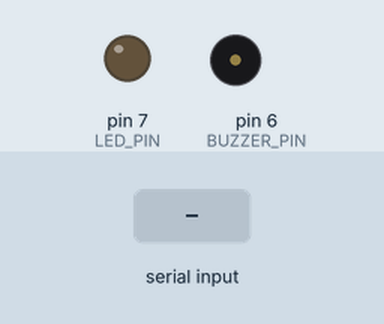
A sketch run on a simulated Arduino Uno, built with avr-gcc and run on an emulated ATmega328P. Shown: output pins drawn as LEDs (lit = HIGH), buzzer (waves = sounding). The test bench sets the inputs (shaded band). What the sketch prints to the serial monitor is not drawn.

Above: at 2.3 s.
2.4 s: "UNAUTHORIZED\n" received over Serial
At 2.48 s:
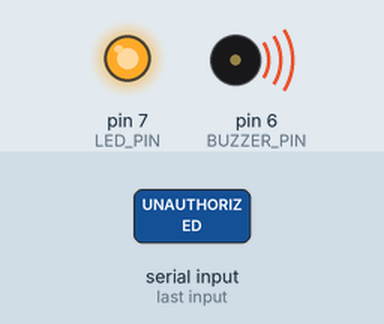
5.4 s: "AUTHORIZED\n" received over Serial
At 6.5 s:
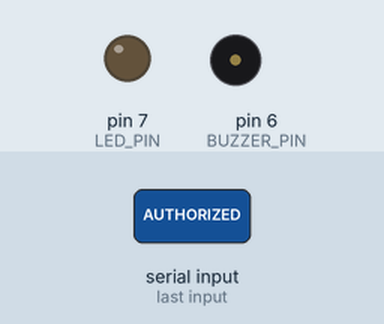
6.9 s: "1\n" received over Serial
At 7.47 s:
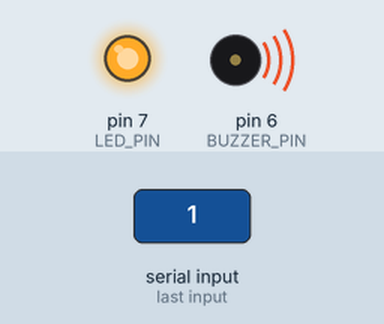
Timing chart, 0 to 15.9 s (numbered marks = the images above; inputs shaded):
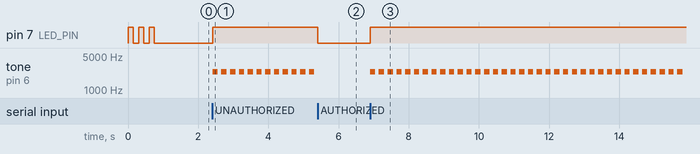

The sketch:

visionguard_alert.ino
```cpp
/*
 * ============================================================================
 * VisionGuard - Hardware Alert System Firmware
 * Hardware Connection:
 *   - Arduino Uno R3 (ATmega328P + CH340G / FTDI / Atmega16U2)
 *   - LED Indicator: Pin D7 -> 220 ohm resistor -> LED (+) -> LED (-) -> GND
 *   - Alert Buzzer:  Pin D6 -> Buzzer (+) -> Buzzer (-) -> GND
 * ============================================================================
 */

#define LED_PIN         7
#define BUZZER_PIN      6

// Serial input buffer
String inputBuffer = "";

// Alert timing state
bool alertActive = false;
unsigned long alertStartTime = 0;

void setup() {
  Serial.begin(9600);

  pinMode(LED_PIN, OUTPUT);
  pinMode(BUZZER_PIN, OUTPUT);

  // Power-on LED flash test: Blink LED 3 times quickly to verify LED working physically
  for (int i = 0; i < 3; i++) {
    digitalWrite(LED_PIN, HIGH);
    delay(150);
    digitalWrite(LED_PIN, LOW);
    delay(150);
  }

  noTone(BUZZER_PIN);
  delay(200);
  Serial.println(F("VISIONGUARD_ARDUINO_READY"));
}

void loop() {
  handleAlert();
  handleSerialInput();
}

void handleAlert() {
  if (alertActive) {
    unsigned long elapsed = millis() - alertStartTime;
    digitalWrite(LED_PIN, HIGH);

    // Beep buzzer using tone frequency
    bool beepState = (elapsed % 250) < 150;
    if (beepState) {
      tone(BUZZER_PIN, 2400); // 2400 Hz loud warning frequency
    } else {
      noTone(BUZZER_PIN);
    }
  }
}

void triggerAlert() {
  alertActive = true;
  alertStartTime = millis();
  digitalWrite(LED_PIN, HIGH);
  tone(BUZZER_PIN, 2400);
}

void stopAlert() {
  alertActive = false;
  digitalWrite(LED_PIN, LOW);
  noTone(BUZZER_PIN);
}

void handleSerialInput() {
  while (Serial.available() > 0) {
    char c = (char)Serial.read();
    if (c == '\n' || c == '\r') {
      if (inputBuffer.length() > 0) {
        processCommand(inputBuffer);
        inputBuffer = "";
      }
    } else {
      if (inputBuffer.length() < 64) {
        inputBuffer += c;
      }
    }
  }
}

void processCommand(String cmd) {
  cmd.trim();
  if (cmd.length() == 0) return;

  if (cmd.equalsIgnoreCase("PING")) {
    Serial.println(F("PONG"));
  }
  else if (cmd.equalsIgnoreCase("AUTHORIZED")) {
    stopAlert();
  }
  else if (cmd.equalsIgnoreCase("UNAUTHORIZED") || cmd.equalsIgnoreCase("1")) {
    triggerAlert();
  }
  else if (cmd.equalsIgnoreCase("OFF") || cmd.equalsIgnoreCase("ALERT_OFF") || cmd.equalsIgnoreCase("0")) {
    stopAlert();
  }
  else if (cmd.equalsIgnoreCase("TEST_LED")) {
    stopAlert();
    // Blink LED 4 times for testing
    for (int i = 0; i < 4; i++) {
      digitalWrite(LED_PIN, HIGH);
      delay(300);
      digitalWrite(LED_PIN, LOW);
      delay(300);
    }
  }
  else if (cmd.equalsIgnoreCase("TEST_BUZZER")) {
    stopAlert();
    tone(BUZZER_PIN, 2400);
    delay(1500);
    noTone(BUZZER_PIN);
  }
  else if (cmd.equalsIgnoreCase("LED_ON")) {
    digitalWrite(LED_PIN, HIGH);
  }
  else if (cmd.equalsIgnoreCase("LED_OFF")) {
    digitalWrite(LED_PIN, LOW);
  }
  else if (cmd.equalsIgnoreCase("BUZZER_ON")) {
    tone(BUZZER_PIN, 2400);
  }
  else if (cmd.equalsIgnoreCase("BUZZER_OFF")) {
    noTone(BUZZER_PIN);
  }
}
```

Measured:
- after the input at 2.4 s, pin 7 (LED_PIN): LOW → HIGH at once; tone on pin 6 (BUZZER_PIN): alternates 2400 Hz for 0.15 s and silent for 0.10 s, starting at once
- after the input at 5.4 s, pin 7 (LED_PIN): HIGH → LOW at once; tone on pin 6 (BUZZER_PIN): stops changing and stays silent
- after the input at 6.9 s, pin 7 (LED_PIN): LOW → HIGH at once; tone on pin 6 (BUZZER_PIN): alternates 2400 Hz for 0.15 s and silent for 0.10 s, starting at once
